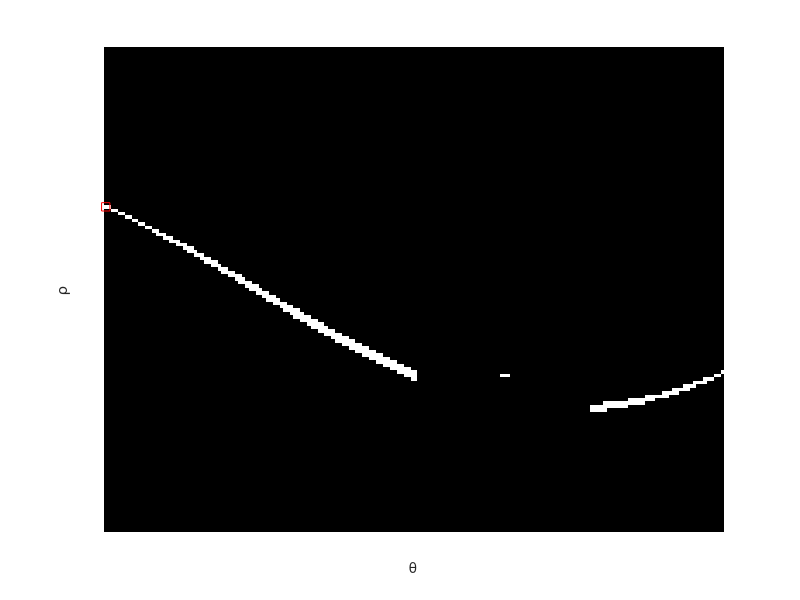

This figure's MATLAB source:
black_img = zeros(50, 50);
black_img(25,25) = 255;
imshow(black_img);

[H,T,R] = hough(black_img);
 
imshow(imadjust(rescale(H)),'XData',T,'YData',R,...
      'InitialMagnification', 'fit');
title('Hough transform of gantrycrane.png');
xlabel('\theta'), ylabel('\rho');
close
black_img = zeros(50, 50);
black_img(25,25) = 255;
black_img(9,37) = 255;
black_img(34, 43) = 255;
imshow(black_img);

[H,T,R] = hough(black_img);

imshow(imadjust(rescale(H)),'XData',T,'YData',R,...
      'InitialMagnification', 'fit');
title('Hough transform of gantrycrane.png');
xlabel('\theta'), ylabel('\rho');
close

black_img = zeros(50, 50);
black_img(25,25) = 255;
black_img(25,26) = 255;
black_img(25, 27) = 255;
imshow(black_img);

[H,T,R] = hough(black_img);

imshow(imadjust(rescale(H)),'XData',T,'YData',R,...
      'InitialMagnification', 'fit');
title('Hough transform of gantrycrane.png');
xlabel('\theta'), ylabel('\rho');
close

peaks = houghpeaks(H, 100);
max_peak = peaks(1,:);

imshow(H,[],'XData',T,'YData',R,'InitialMagnification','fit');
xlabel('\theta'), ylabel('\rho');
axis on, axis normal, hold on; 
plot(T(max_peak(2)),R(max_peak(1)),'s','color','red');
close

lines = houghlines(black_img,T,R,peaks);
imshow(black_img), hold on
max_len = 0;
lines

for k = 1:length(lines)
   xy = [lines(k).point1; lines(k).point2];
   xy
   plot(xy(:,1),xy(:,2),'LineWidth',10,'Color','red');
end

